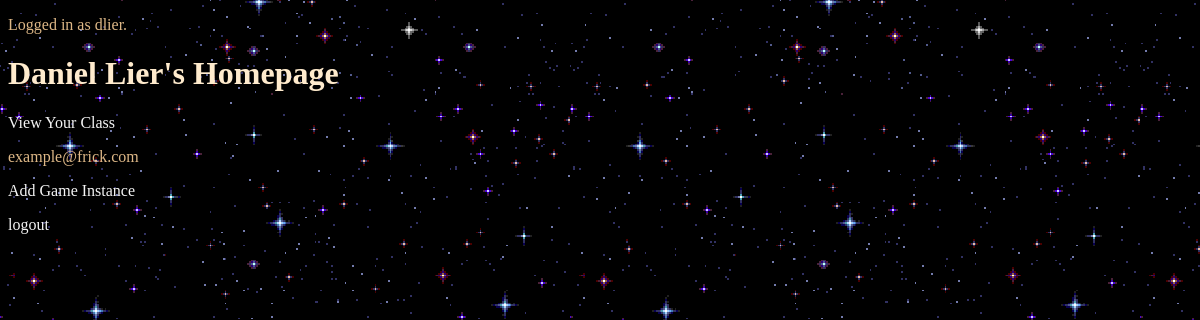
The app's page / (signed in) with its own data.
### users/models.py (models this page shows, shortened)
class CustomUser(AbstractUser):
    id = models.IntegerField(auto_created=True, primary_key=True)
    fname = models.CharField(default='', max_length=15)
    lname = models.CharField(default='', max_length=25)
    birthdate = models.DateField(default='1900-01-01')
    is_student = models.BooleanField('student status', default=False)
    is_teacher = models.BooleanField('teacher status', default=False)

### templates/home.html (shortened to what this page needs)
{% extends 'base.html' %}
{% block content %}
{% if user.is_authenticated %}
  <p>Logged in as {{ user.username }}.</p>
  <h1>{{ user.fname }} {{ user.lname }}'s Homepage</h1>
  {% if user.is_teacher %}
    <p><a href="{% url 'viewClass' %}">View Your Class</a></p>
    <p>{{ user.email }}</p>
    <p><a href="{% url 'addGameInstance' %}">Add Game Instance</a></p>
  {% endif %}
  <p><a href="{% url 'logout' %}">logout</a></p>
{% endif %}
{% endblock %}

### users/static/users/style.css (style rules this page uses)
p { color: burlywood }
h1 { color: blanchedalmond }
a { color: whitesmoke; text-decoration: none }
body { background: white url("images/space.gif"); }

### records on screen
CustomUser: username "dlier", fname "Daniel", lname "Lier", email "example@frick.com"
